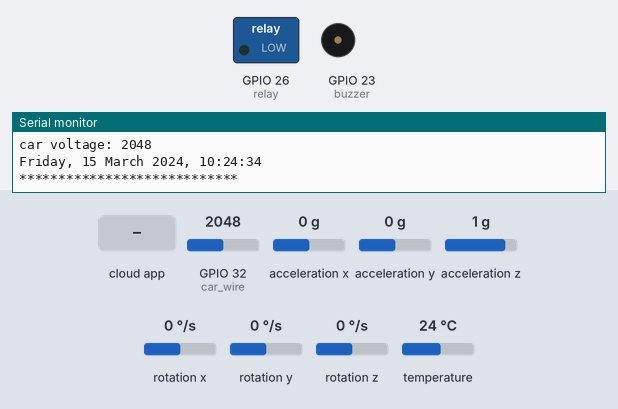
A sketch run on a simulated ESP32. On the bench: switched loads named in the sketch (green lamp = pin HIGH), buzzer (waves = sounding), the last lines printed to the serial monitor. The inputs (shaded band) are chosen by the test bench; at power-on: GPIO 32 (car_wire) = 2048, acceleration x 0 g, acceleration y 0 g, acceleration z 1 g, rotation x 0 °/s, rotation y 0 °/s, rotation z 0 °/s, temperature 24 °C. WiFi joins after 1.5 s; servers stay silent unless stated; the local clock reads 2024-03-15 10:24:30 at power-on unless the sketch sets it; no MQTT or app messages arrive unless stated.

Above: at 5.7 s.
5.8 s: GPIO 32 (car_wire) set to 0
8.2 s: acceleration x set to -0.2 g
9.9 s: acceleration x set to -0.5 g
At 12.1 s:
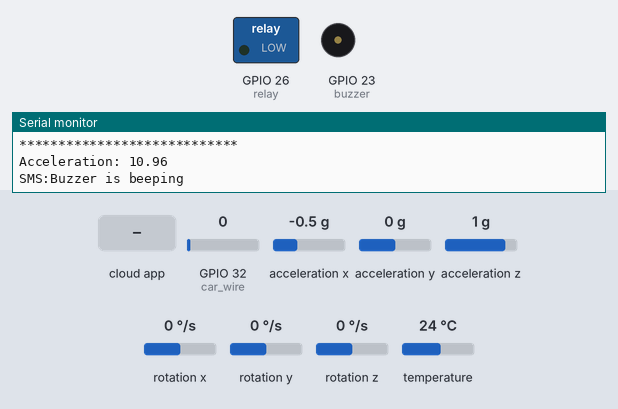
15.8 s: the phone or cloud app sets ONOFF_FEED to 0
19.3 s: acceleration x set to 0 g
At 20.4 s:
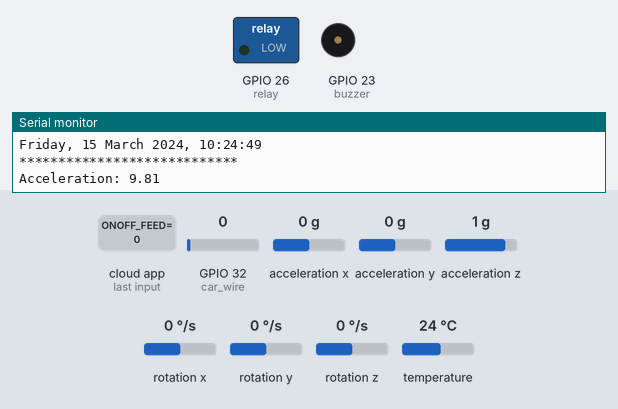
20.8 s: acceleration x set to -1.4 g
At 22.9 s:
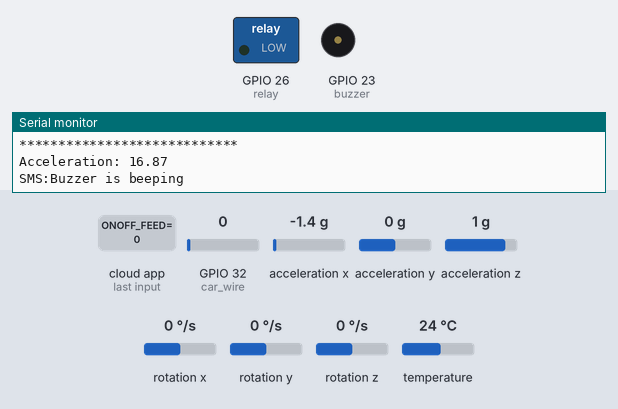
Timing chart, 0 to 27.7 s (numbered marks = the images above; inputs shaded):
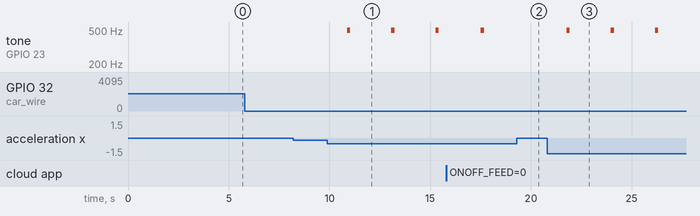

The sketch:

final_project_wifi.ino
```cpp
#include <SPI.h>
#include <Wire.h>
#include <Adafruit_GFX.h>
#include <Adafruit_MPU6050.h>
#include <Adafruit_Sensor.h>
#include <math.h>

#include "WiFi.h"
#include "AsyncUDP.h"
#include <ESPmDNS.h>
#include <WiFiUdp.h>
#include "Adafruit_MQTT.h"
#include "Adafruit_MQTT_Client.h"
#include "time.h"

//////WIFI settings
//#define WLAN_SSID "Galaxy A51E4D2"
//#define WLAN_PASS "kmhn4235"
//#define WLAN_SSID "Parisa's Galaxy S21 FE 5G"
//#define WLAN_PASS "hjni2911"
#define WLAN_SSID "Alaie"
#define WLAN_PASS "B@118m@48Al767883"

#define AIO_SERVER      "45.149.77.235"
#define AIO_SERVERPORT  1883
#define AIO_USERNAME    "97522175"
#define AIO_KEY         "0VSscu3h"

// Create an ESP8266 WiFiClient class to connect to the MQTT server.
WiFiClient client;
// Setup the MQTT client class by passing in the WiFi client and MQTT server and login details.
Adafruit_MQTT_Client mqtt(&client, AIO_SERVER, AIO_SERVERPORT, AIO_USERNAME, AIO_KEY);
Adafruit_MQTT_Publish car_state = Adafruit_MQTT_Publish(&mqtt, AIO_USERNAME "/car_state");
Adafruit_MQTT_Publish alarm_state = Adafruit_MQTT_Publish(&mqtt, AIO_USERNAME "/alarm_state");
Adafruit_MQTT_Publish buzzer_state = Adafruit_MQTT_Publish(&mqtt, AIO_USERNAME "/buzzer_state");
// get on/off from server
Adafruit_MQTT_Subscribe onoffbutton = Adafruit_MQTT_Subscribe(&mqtt, AIO_USERNAME "/ONOFF_FEED");

//// wire connected to the car
#define car_wire 32
int car_wire_value;

// Define NTP Client to get time
const char* ntpServer = "asia.pool.ntp.org";
const long  gmtOffset_sec = 12600;
const int   daylightOffset_sec = 3600;

//gyroscope sensor
Adafruit_MPU6050 mpu;
//get acceleration
double acceleration;
int buzzer = 23;
double buzzer_threshold = 10.5;

// relay
const int relay = 26;

bool send_sms_alarm = true;
bool send_sms_buzzer = true;

void MQTT_connect() {
  int8_t ret;
  // Stop if already connected.
  if (mqtt.connected()) {
    return;
  }
  Serial.print("Connecting to MQTT... ");
  uint8_t retries = 3;
  while ((ret = mqtt.connect()) != 0) { // connect will return 0 for connected
    Serial.println(mqtt.connectErrorString(ret));
    Serial.println("Retrying MQTT connection in 5 seconds...");
    mqtt.disconnect();
    delay(5000);  // wait 5 seconds
    retries--;
    if (retries == 0) {
      // basically die and wait for WDT to reset me
      while (1);
    }
  }
  Serial.println("MQTT Connected!");
}


void check_car_signal(){
//  Serial2.println("AT+CCLK?");
//  updateSerial();

  struct tm timeinfo;
  if(!getLocalTime(&timeinfo)){
    Serial.println("Failed to obtain time");
    if(car_wire_value == 0){
      send_sms_alarm = false;
      car_state.publish("Unknown Time, Car is OFF");
      alarm_state.publish("Unknown Time, Alarm is ON");
    }
    else{
      send_sms_alarm = true;
      car_state.publish("Unknown Time, Car is ON");
      alarm_state.publish("Unknown Time, Alarm is OFF");
    }
    return;
  }

  char timeWeekDay[10];
  char month[10];
  char day[3];
  char year[5];
  char hour[3];
  char minute[3];
  char second[3];

  strftime(timeWeekDay,10, "%A", &timeinfo);
  strftime(month,10, "%B", &timeinfo);
  strftime(day,3, "%d", &timeinfo);
  strftime(year,5, "%Y", &timeinfo);
  strftime(hour,3, "%H", &timeinfo);
  strftime(minute,3, "%M", &timeinfo);
  strftime(second,3, "%S", &timeinfo);

  char str[80];
  strcpy(str, timeWeekDay);
  strcat(str, ", ");
  strcat(str, day);
  strcat(str, " ");
  strcat(str, month);
  strcat(str, " ");
  strcat(str, year);
  strcat(str, ", ");
  strcat(str, hour);
  strcat(str, ":");
  strcat(str, minute);
  strcat(str, ":");
  strcat(str, second);
  Serial.println(str);
  Serial.println("****************************");

  char str2[80];
  strcpy(str2, str);

  if(car_wire_value == 0){
    send_sms_alarm = false;
    car_state.publish(strcat(str, " Car is OFF"));
    alarm_state.publish(strcat(str2, " Alarm is ON"));
  }
  else{
    send_sms_alarm = true;
    car_state.publish(strcat(str, " Car is ON"));
    alarm_state.publish(strcat(str2, " Alarm is OFF"));
  }
}

void setup_mpu(int a, int g, int bw){
  // Try to initialize MPU6050!
  if (!mpu.begin()) {
    Serial.println("Failed to find MPU6050 chip");
    while (1) {
      delay(10);
    }
  }
  Serial.println("MPU6050 Found!");

  //SET SENSITIVITY OF MPU
  //A smaller range determines a better sensitive outcome of reading which are obtained
  switch(a){
    case 2:
      mpu.setAccelerometerRange(MPU6050_RANGE_2_G);
      break;
    case 4:
      mpu.setAccelerometerRange(MPU6050_RANGE_4_G);
      break;
    case 8:
      mpu.setAccelerometerRange(MPU6050_RANGE_8_G);
      break;
    case 16:
      mpu.setAccelerometerRange(MPU6050_RANGE_16_G);
      break;
  }
  Serial.print("Accelerometer range set to: ");
  Serial.println(a);

  switch(g){
    case 250:
      mpu.setGyroRange(MPU6050_RANGE_250_DEG);
      break;
    case 500:
      mpu.setGyroRange(MPU6050_RANGE_500_DEG);
      break;
    case 1000:
      mpu.setGyroRange(MPU6050_RANGE_1000_DEG);
      break;
    case 2000:
      mpu.setGyroRange(MPU6050_RANGE_2000_DEG);
      break;
  }
  Serial.print("Gyro range set to: ");
  Serial.println(g);

  switch(bw){
    case 260:
      mpu.setFilterBandwidth(MPU6050_BAND_260_HZ);
      break;
    case 184:
      mpu.setFilterBandwidth(MPU6050_BAND_184_HZ);
      break;
    case 94:
      mpu.setFilterBandwidth(MPU6050_BAND_94_HZ);
      break;
    case 44:
      mpu.setFilterBandwidth(MPU6050_BAND_44_HZ);
      break;
    case 21:
      mpu.setFilterBandwidth(MPU6050_BAND_21_HZ);
      break;
    case 10:
      mpu.setFilterBandwidth(MPU6050_BAND_10_HZ);
      break;
    case 5:
      mpu.setFilterBandwidth(MPU6050_BAND_5_HZ);
      break;
  }
  Serial.print("Filter bandwidth set to: ");
  Serial.println(bw);
}

double get_mpu(){
  /* Get new sensor events with the readings */
  sensors_event_t a, g, temp;
  mpu.getEvent(&a, &g, &temp);

  return sqrt(pow(a.acceleration.x, 2) + pow(a.acceleration.y, 2) + pow(a.acceleration.z, 2));
}

void buzzer_sound(double threshold){
  if(acceleration > threshold){
    send_sms_buzzer = false;
    buzzer_state.publish("Buzzer is beeping!");
    for (int i = 0; i < 80; i++) {  // make a sound
      digitalWrite(buzzer, HIGH); // send high signal to buzzer
      delay(1); // delay 1ms
      digitalWrite(buzzer, LOW); // send low signal to buzzer
      delay(1);
    }
  }
  else {
    buzzer_state.publish("Buzzer is OFF");
    send_sms_buzzer = true;
    }
}

//void relay_switch(){
//  // Normally Open configuration, send LOW signal to let current flow
//  // (if you're usong Normally Closed configuration send HIGH signal)
//  digitalWrite(relay, LOW);
//  Serial.println("Current Flowing");
//  delay(5000);
//
//  // Normally Open configuration, send HIGH signal stop current flow
//  // (if you're usong Normally Closed configuration send LOW signal)
//  digitalWrite(relay, HIGH);
//  Serial.println("Current not Flowing");
//  delay(5000);
//}

void updateSerial()
{
  delay(500);
  while (Serial.available())
  {
    Serial2.write(Serial.read());//Forward what Serial received to Software Serial Port
  }
  while (Serial2.available())
  {
    Serial.write(Serial2.read());//Forward what Software Serial received to Serial Port
  }
}

void send_SMS(String msg)
{
  Serial2.println("AT+CMGF=1"); // Configuring TEXT mode
  updateSerial();
  Serial2.println("AT+CMGS=\"+989305863861\"");//change ZZ with country code and xxxxxxxxxxx with phone number to sms
  updateSerial();
  Serial2.print(msg); //text content
  updateSerial();
  Serial.println();
  Serial.println("Message Sent");
  Serial2.write(26);
}

int receiveCommand() {
  int clientSt = -1;
  // this is our 'wait for incoming subscription packets' busy subloop
  Adafruit_MQTT_Subscribe *subscription;
  while ((subscription = mqtt.readSubscription(10))) {
    if (subscription == &onoffbutton) {
      Serial.print(F("Got: "));
      Serial.println((char*)onoffbutton.lastread);

      char relay_val[7];
      strcpy(relay_val, (char*)onoffbutton.lastread);
      Serial.print("receiveCommand: ");
      Serial.println(relay_val[6]);
      return (int)relay_val[6];
    }
  }
  return clientSt;
}

void setup() {
  // put your setup code here, to run once:
  Serial.begin(9600);
//  Serial2.begin(9600);
  delay(3000);
//  Serial.println("Initializing modem...");

  ///WIFI setup
  WiFi.begin(WLAN_SSID, WLAN_PASS);
  while (WiFi.status() != WL_CONNECTED) {
    delay(500);
//    Serial.print(".");
  }


  pinMode(car_wire, INPUT);
  pinMode(relay, OUTPUT);
  digitalWrite(relay, LOW); /// the first time led must be off
  // Init and get the time
  configTime(gmtOffset_sec, daylightOffset_sec, ntpServer);

  // Setup sensor MPU6050
  setup_mpu(2, 500, 5);
  pinMode(buzzer, OUTPUT); // set buzzer pin as output

  mqtt.subscribe(&onoffbutton);
}

void loop() {
  // put your main code here, to run repeatedly:

  //// connect to server
  MQTT_connect();

  car_wire_value = analogRead(car_wire);
  Serial.print("car voltage: ");
  Serial.println(car_wire_value);

  //get relay_value from server
  int val = receiveCommand();
  if(val != -1){
    Serial.print("server relay value");
    Serial.println(val);
    if(val-48 == 0){
      digitalWrite(relay, LOW);
    }
    if(val-48 == 1){
      digitalWrite(relay, HIGH);
    }
  }

  // send sms to user showing alarm is working
  if(send_sms_alarm && car_wire_value == 0){
//    send_SMS("Car Alarm is working");
    Serial.println("SMS:Car Alarm is working");
  }

  //// send signal, indicating whether the car is on/off
  //// and send the time to server
  check_car_signal();

  // gyroscope value
  if(car_wire_value == 0){
    acceleration = get_mpu();
    Serial.print("Acceleration: ");
    Serial.println(acceleration);

    // send sms to user showing buzzer is beeping
    if(send_sms_buzzer && acceleration > buzzer_threshold){
//      send_SMS("Buzzer is beeping");
        Serial.println("SMS:Buzzer is beeping");
    }

    //set threshold for making sound
    buzzer_sound(buzzer_threshold);
  }
  else buzzer_state.publish("Buzzer is OFF");

//  relay_switch();
//  updateSerial();

  if (!mqtt.ping()) {
    mqtt.disconnect();
  }

  delay(2000);

}
```

Measured:
- the behaviour switches between -0.3 and -0.4 g on acceleration x (found by bisection; images 0 and 1)
- after the input at 9.9 s, tone on GPIO 23 (buzzer): alternates 498 Hz for 0.16 s and silent for 2.0 s, starting after 0.97 s
- after the input at 19.3 s, tone on GPIO 23 (buzzer): stays silent (without the input it goes to 498 Hz after 0.42 s)
- after the input at 20.8 s, tone on GPIO 23 (buzzer): alternates 498 Hz for 0.16 s and silent for 2.0 s, starting after 0.98 s
